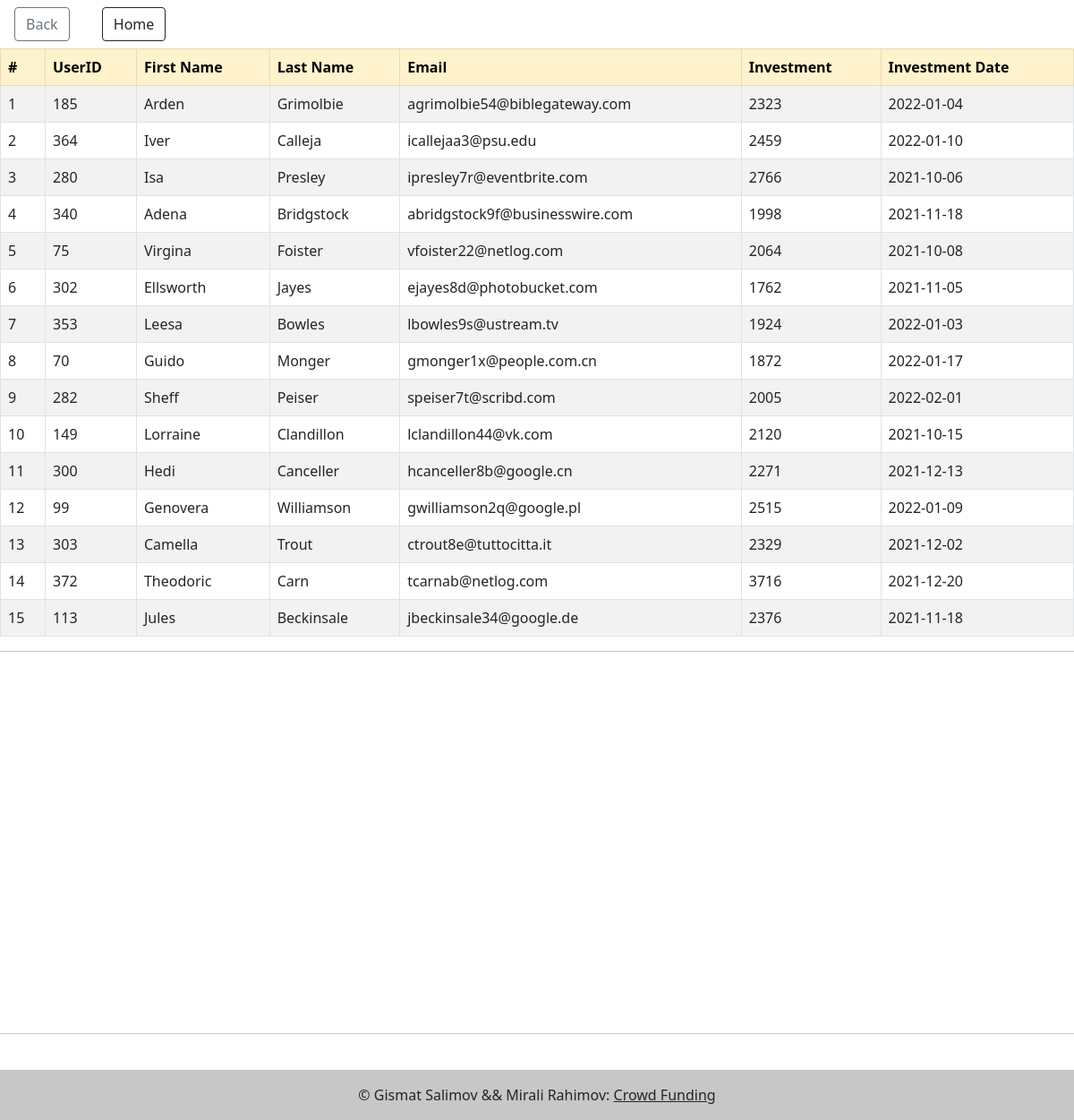
Screenshot of /investors.php?id=3 (signed in) with the database file from the repository.
### tables this page shows
CREATE TABLE IF NOT EXISTS `projects_investors` (
  `idUser` int(11) NOT NULL,
  `idProject` int(11) NOT NULL,
  `investmentFund` float NOT NULL,
  `investmentDate` date NOT NULL,
  UNIQUE KEY `idUser` (`idUser`,`idProject`)
);

CREATE TABLE IF NOT EXISTS `users` (
  `idUser` int(11) NOT NULL AUTO_INCREMENT,
  `firstname` varchar(50) DEFAULT NULL,
  `lastname` varchar(50) DEFAULT NULL,
  `email` varchar(50) DEFAULT NULL,
  `password` varchar(50) DEFAULT NULL,
  PRIMARY KEY (`idUser`)
);

### investors.php (the view, shortened to what this page needs)
<!DOCTYPE html>
<html>
<head>
	 <link href="https://cdn.jsdelivr.net/npm/bootstrap@5.0.2/dist/css/bootstrap.min.css" rel="stylesheet">
</head>
<body>
 	<?php
		$servername = "localhost";
		$username = "root";
		$password = "";
		$dbname = "crowd";
		$link=mysqli_connect($servername,$username,$password,$dbname);
		mysqli_set_charset($link,"utf8");
		$idProject=$_GET['id'];
	?>
	<input type="button" class="btn btn-outline-secondary mx-3 my-2" onclick="location.href='my_projects.php';" value="Back" />
	<input type="button" class="btn btn-outline-dark mx-3 my-2" onclick="location.href='main.php';" value="Home" />
	<?php
		$query="SELECT idUser,firstname,lastname,email,investmentFund,investmentDate from projects_investors join users using (idUser) where idProject='$idProject'";
		$invests=mysqli_query($link,$query);
		echo "<table class='table table-error table-striped table-hover table-bordered'>";
		echo "<thead class=\"table-warning\">";
	        echo "<tr>";
	        echo "<th>#</th>";
	        echo "<th>UserID</th>";
	        echo "<th>First Name</th>";
	        echo "<th>Last Name</th>";
	        echo "<th>Email</th>";
	        echo "<th>Investment</th>";
	        echo "<th>Investment Date</th>";
	        echo "</tr></thead>";
	        $row_n=1;
			while ($row=mysqli_fetch_array($invests)){
				echo "<tr>";
	    		echo "<td>",$row_n,"</td>";
	    		echo "<td>",$row["idUser"],"</td>";
				echo "<td>",$row["firstname"],"</td>";
				echo "<td>",$row["lastname"],"</td>";
				echo "<td>",$row["email"],"</td>";
				echo "<td>",$row["investmentFund"],"</td>";
				echo "<td>",$row["investmentDate"],"</td>";
				echo "</tr>";
				$row_n++;
			}
		echo "</table>";
		require_once('plot.php');
	 ?>
	<footer class="bg-light text-center text-lg-start">
	  <div class="text-center p-3" style="background-color: rgba(0, 0, 0, 0.2);">
	   © Gismat Salimov && Mirali Rahimov:
	    <a class="text-dark" href="main.php">Crowd Funding</a>
	  </div>
	</footer>
</body>
</html>

### rows the page displays
projects_investors: idUser "185", idUser.firstname "Arden", idUser.lastname "Grimolbie", idUser.email "agrimolbie54@biblegateway.com", investmentFund "2323", investmentDate "2022-01-04"
projects_investors: idUser "364", idUser.firstname "Iver", idUser.lastname "Calleja", idUser.email "icallejaa3@psu.edu", investmentFund "2459", investmentDate "2022-01-10"
projects_investors: idUser "280", idUser.firstname "Isa", idUser.lastname "Presley", idUser.email "ipresley7r@eventbrite.com", investmentFund "2766", investmentDate "2021-10-06"
projects_investors: idUser "340", idUser.firstname "Adena", idUser.lastname "Bridgstock", idUser.email "abridgstock9f@businesswire.com", investmentFund "1998", investmentDate "2021-11-18"
projects_investors: idUser "75", idUser.firstname "Virgina", idUser.lastname "Foister", idUser.email "vfoister22@netlog.com", investmentFund "2064", investmentDate "2021-10-08"
projects_investors: idUser "302", idUser.firstname "Ellsworth", idUser.lastname "Jayes", idUser.email "ejayes8d@photobucket.com", investmentFund "1762", investmentDate "2021-11-05"
projects_investors: idUser "353", idUser.firstname "Leesa", idUser.lastname "Bowles", idUser.email "lbowles9s@ustream.tv", investmentFund "1924", investmentDate "2022-01-03"
projects_investors: idUser "70", idUser.firstname "Guido", idUser.lastname "Monger", idUser.email "gmonger1x@people.com.cn", investmentFund "1872", investmentDate "2022-01-17"
projects_investors: idUser "282", idUser.firstname "Sheff", idUser.lastname "Peiser", idUser.email "speiser7t@scribd.com", investmentFund "2005", investmentDate "2022-02-01"
projects_investors: idUser "149", idUser.firstname "Lorraine", idUser.lastname "Clandillon", idUser.email "lclandillon44@vk.com", investmentFund "2120", investmentDate "2021-10-15"
projects_investors: idUser "300", idUser.firstname "Hedi", idUser.lastname "Canceller", idUser.email "hcanceller8b@google.cn", investmentFund "2271", investmentDate "2021-12-13"
projects_investors: idUser "99", idUser.firstname "Genovera", idUser.lastname "Williamson", idUser.email "gwilliamson2q@google.pl", investmentFund "2515", investmentDate "2022-01-09"
projects_investors: idUser "303", idUser.firstname "Camella", idUser.lastname "Trout", idUser.email "ctrout8e@tuttocitta.it", investmentFund "2329", investmentDate "2021-12-02"
projects_investors: idUser "372", idUser.firstname "Theodoric", idUser.lastname "Carn", idUser.email "tcarnab@netlog.com", investmentFund "3716", investmentDate "2021-12-20"
projects_investors: idUser "113", idUser.firstname "Jules", idUser.lastname "Beckinsale", idUser.email "jbeckinsale34@google.de", investmentFund "2376", investmentDate "2021-11-18"
